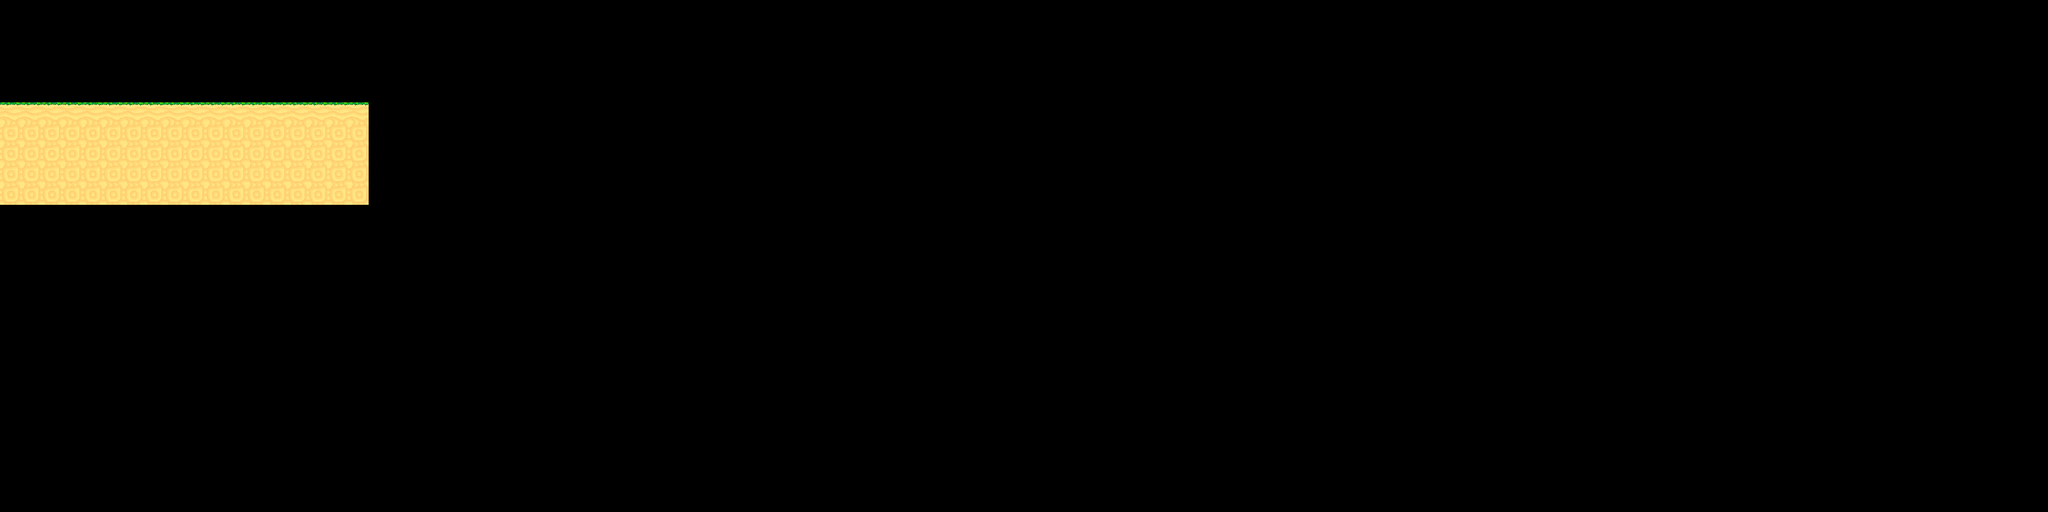

Tiled map render using the project's own tile images. Description and the whole map definition, tile-layer contents included, below:
An orthogonal 100x25 tile map with 32x32 px tiles, 1 tile layer (foreground).

<map version="1.0" tiledversion="1.0.2" orientation="orthogonal" renderorder="right-down" width="100" height="25" tilewidth="32" tileheight="32" nextobjectid="1">
 <tileset firstgid="1" source="../tilesets/basic.tsx" />
 <layer name="foreground" width="100" height="25">
  <data encoding="csv">
0,0,0,0,0,0,0,0,0,0,0,0,0,0,0,0,0,0,0,0,0,0,0,0,0,0,0,0,0,0,0,0,0,0,0,0,0,0,0,0,0,0,0,0,0,0,0,0,0,0,0,0,0,0,0,0,0,0,0,0,0,0,0,0,0,0,0,0,0,0,0,0,0,0,0,0,0,0,0,0,0,0,0,0,0,0,0,0,0,0,0,0,0,0,0,0,0,0,0,0,
0,0,0,0,0,0,0,0,0,0,0,0,0,0,0,0,0,0,0,0,0,0,0,0,0,0,0,0,0,0,0,0,0,0,0,0,0,0,0,0,0,0,0,0,0,0,0,0,0,0,0,0,0,0,0,0,0,0,0,0,0,0,0,0,0,0,0,0,0,0,0,0,0,0,0,0,0,0,0,0,0,0,0,0,0,0,0,0,0,0,0,0,0,0,0,0,0,0,0,0,
0,0,0,0,0,0,0,0,0,0,0,0,0,0,0,0,0,0,0,0,0,0,0,0,0,0,0,0,0,0,0,0,0,0,0,0,0,0,0,0,0,0,0,0,0,0,0,0,0,0,0,0,0,0,0,0,0,0,0,0,0,0,0,0,0,0,0,0,0,0,0,0,0,0,0,0,0,0,0,0,0,0,0,0,0,0,0,0,0,0,0,0,0,0,0,0,0,0,0,0,
0,0,0,0,0,0,0,0,0,0,0,0,0,0,0,0,0,0,0,0,0,0,0,0,0,0,0,0,0,0,0,0,0,0,0,0,0,0,0,0,0,0,0,0,0,0,0,0,0,0,0,0,0,0,0,0,0,0,0,0,0,0,0,0,0,0,0,0,0,0,0,0,0,0,0,0,0,0,0,0,0,0,0,0,0,0,0,0,0,0,0,0,0,0,0,0,0,0,0,0,
0,0,0,0,0,0,0,0,0,0,0,0,0,0,0,0,0,0,0,0,0,0,0,0,0,0,0,0,0,0,0,0,0,0,0,0,0,0,0,0,0,0,0,0,0,0,0,0,0,0,0,0,0,0,0,0,0,0,0,0,0,0,0,0,0,0,0,0,0,0,0,0,0,0,0,0,0,0,0,0,0,0,0,0,0,0,0,0,0,0,0,0,0,0,0,0,0,0,0,0,
120,120,120,120,120,120,120,120,120,120,120,120,120,120,120,120,120,120,0,0,0,0,0,0,0,0,0,0,0,0,0,0,0,0,0,0,0,0,0,0,0,0,0,0,0,0,0,0,0,0,0,0,0,0,0,0,0,0,0,0,0,0,0,0,0,0,0,0,0,0,0,0,0,0,0,0,0,0,0,0,0,0,0,0,0,0,0,0,0,0,0,0,0,0,0,0,0,0,0,0,
143,143,143,143,143,143,143,143,143,143,143,143,143,143,143,143,143,143,0,0,0,0,0,0,0,0,0,0,0,0,0,0,0,0,0,0,0,0,0,0,0,0,0,0,0,0,0,0,0,0,0,0,0,0,0,0,0,0,0,0,0,0,0,0,0,0,0,0,0,0,0,0,0,0,0,0,0,0,0,0,0,0,0,0,0,0,0,0,0,0,0,0,0,0,0,0,0,0,0,0,
143,143,143,143,143,143,143,143,143,143,143,143,143,143,143,143,143,143,0,0,0,0,0,0,0,0,0,0,0,0,0,0,0,0,0,0,0,0,0,0,0,0,0,0,0,0,0,0,0,0,0,0,0,0,0,0,0,0,0,0,0,0,0,0,0,0,0,0,0,0,0,0,0,0,0,0,0,0,0,0,0,0,0,0,0,0,0,0,0,0,0,0,0,0,0,0,0,0,0,0,
143,143,143,143,143,143,143,143,143,143,143,143,143,143,143,143,143,143,0,0,0,0,0,0,0,0,0,0,0,0,0,0,0,0,0,0,0,0,0,0,0,0,0,0,0,0,0,0,0,0,0,0,0,0,0,0,0,0,0,0,0,0,0,0,0,0,0,0,0,0,0,0,0,0,0,0,0,0,0,0,0,0,0,0,0,0,0,0,0,0,0,0,0,0,0,0,0,0,0,0,
143,143,143,143,143,143,143,143,143,143,143,143,143,143,143,143,143,143,0,0,0,0,0,0,0,0,0,0,0,0,0,0,0,0,0,0,0,0,0,0,0,0,0,0,0,0,0,0,0,0,0,0,0,0,0,0,0,0,0,0,0,0,0,0,0,0,0,0,0,0,0,0,0,0,0,0,0,0,0,0,0,0,0,0,0,0,0,0,0,0,0,0,0,0,0,0,0,0,0,0,
0,0,0,0,0,0,0,0,0,0,0,0,0,0,0,0,0,0,0,0,0,0,0,0,0,0,0,0,0,0,0,0,0,0,0,0,0,0,0,0,0,0,0,0,0,0,0,0,0,0,0,0,0,0,0,0,0,0,0,0,0,0,0,0,0,0,0,0,0,0,0,0,0,0,0,0,0,0,0,0,0,0,0,0,0,0,0,0,0,0,0,0,0,0,0,0,0,0,0,0,
0,0,0,0,0,0,0,0,0,0,0,0,0,0,0,0,0,0,0,0,0,0,0,0,0,0,0,0,0,0,0,0,0,0,0,0,0,0,0,0,0,0,0,0,0,0,0,0,0,0,0,0,0,0,0,0,0,0,0,0,0,0,0,0,0,0,0,0,0,0,0,0,0,0,0,0,0,0,0,0,0,0,0,0,0,0,0,0,0,0,0,0,0,0,0,0,0,0,0,0,
0,0,0,0,0,0,0,0,0,0,0,0,0,0,0,0,0,0,0,0,0,0,0,0,0,0,0,0,0,0,0,0,0,0,0,0,0,0,0,0,0,0,0,0,0,0,0,0,0,0,0,0,0,0,0,0,0,0,0,0,0,0,0,0,0,0,0,0,0,0,0,0,0,0,0,0,0,0,0,0,0,0,0,0,0,0,0,0,0,0,0,0,0,0,0,0,0,0,0,0,
0,0,0,0,0,0,0,0,0,0,0,0,0,0,0,0,0,0,0,0,0,0,0,0,0,0,0,0,0,0,0,0,0,0,0,0,0,0,0,0,0,0,0,0,0,0,0,0,0,0,0,0,0,0,0,0,0,0,0,0,0,0,0,0,0,0,0,0,0,0,0,0,0,0,0,0,0,0,0,0,0,0,0,0,0,0,0,0,0,0,0,0,0,0,0,0,0,0,0,0,
0,0,0,0,0,0,0,0,0,0,0,0,0,0,0,0,0,0,0,0,0,0,0,0,0,0,0,0,0,0,0,0,0,0,0,0,0,0,0,0,0,0,0,0,0,0,0,0,0,0,0,0,0,0,0,0,0,0,0,0,0,0,0,0,0,0,0,0,0,0,0,0,0,0,0,0,0,0,0,0,0,0,0,0,0,0,0,0,0,0,0,0,0,0,0,0,0,0,0,0,
0,0,0,0,0,0,0,0,0,0,0,0,0,0,0,0,0,0,0,0,0,0,0,0,0,0,0,0,0,0,0,0,0,0,0,0,0,0,0,0,0,0,0,0,0,0,0,0,0,0,0,0,0,0,0,0,0,0,0,0,0,0,0,0,0,0,0,0,0,0,0,0,0,0,0,0,0,0,0,0,0,0,0,0,0,0,0,0,0,0,0,0,0,0,0,0,0,0,0,0,
0,0,0,0,0,0,0,0,0,0,0,0,0,0,0,0,0,0,0,0,0,0,0,0,0,0,0,0,0,0,0,0,0,0,0,0,0,0,0,0,0,0,0,0,0,0,0,0,0,0,0,0,0,0,0,0,0,0,0,0,0,0,0,0,0,0,0,0,0,0,0,0,0,0,0,0,0,0,0,0,0,0,0,0,0,0,0,0,0,0,0,0,0,0,0,0,0,0,0,0,
0,0,0,0,0,0,0,0,0,0,0,0,0,0,0,0,0,0,0,0,0,0,0,0,0,0,0,0,0,0,0,0,0,0,0,0,0,0,0,0,0,0,0,0,0,0,0,0,0,0,0,0,0,0,0,0,0,0,0,0,0,0,0,0,0,0,0,0,0,0,0,0,0,0,0,0,0,0,0,0,0,0,0,0,0,0,0,0,0,0,0,0,0,0,0,0,0,0,0,0,
0,0,0,0,0,0,0,0,0,0,0,0,0,0,0,0,0,0,0,0,0,0,0,0,0,0,0,0,0,0,0,0,0,0,0,0,0,0,0,0,0,0,0,0,0,0,0,0,0,0,0,0,0,0,0,0,0,0,0,0,0,0,0,0,0,0,0,0,0,0,0,0,0,0,0,0,0,0,0,0,0,0,0,0,0,0,0,0,0,0,0,0,0,0,0,0,0,0,0,0,
0,0,0,0,0,0,0,0,0,0,0,0,0,0,0,0,0,0,0,0,0,0,0,0,0,0,0,0,0,0,0,0,0,0,0,0,0,0,0,0,0,0,0,0,0,0,0,0,0,0,0,0,0,0,0,0,0,0,0,0,0,0,0,0,0,0,0,0,0,0,0,0,0,0,0,0,0,0,0,0,0,0,0,0,0,0,0,0,0,0,0,0,0,0,0,0,0,0,0,0,
0,0,0,0,0,0,0,0,0,0,0,0,0,0,0,0,0,0,0,0,0,0,0,0,0,0,0,0,0,0,0,0,0,0,0,0,0,0,0,0,0,0,0,0,0,0,0,0,0,0,0,0,0,0,0,0,0,0,0,0,0,0,0,0,0,0,0,0,0,0,0,0,0,0,0,0,0,0,0,0,0,0,0,0,0,0,0,0,0,0,0,0,0,0,0,0,0,0,0,0,
0,0,0,0,0,0,0,0,0,0,0,0,0,0,0,0,0,0,0,0,0,0,0,0,0,0,0,0,0,0,0,0,0,0,0,0,0,0,0,0,0,0,0,0,0,0,0,0,0,0,0,0,0,0,0,0,0,0,0,0,0,0,0,0,0,0,0,0,0,0,0,0,0,0,0,0,0,0,0,0,0,0,0,0,0,0,0,0,0,0,0,0,0,0,0,0,0,0,0,0,
0,0,0,0,0,0,0,0,0,0,0,0,0,0,0,0,0,0,0,0,0,0,0,0,0,0,0,0,0,0,0,0,0,0,0,0,0,0,0,0,0,0,0,0,0,0,0,0,0,0,0,0,0,0,0,0,0,0,0,0,0,0,0,0,0,0,0,0,0,0,0,0,0,0,0,0,0,0,0,0,0,0,0,0,0,0,0,0,0,0,0,0,0,0,0,0,0,0,0,0,
0,0,0,0,0,0,0,0,0,0,0,0,0,0,0,0,0,0,0,0,0,0,0,0,0,0,0,0,0,0,0,0,0,0,0,0,0,0,0,0,0,0,0,0,0,0,0,0,0,0,0,0,0,0,0,0,0,0,0,0,0,0,0,0,0,0,0,0,0,0,0,0,0,0,0,0,0,0,0,0,0,0,0,0,0,0,0,0,0,0,0,0,0,0,0,0,0,0,0,0,
0,0,0,0,0,0,0,0,0,0,0,0,0,0,0,0,0,0,0,0,0,0,0,0,0,0,0,0,0,0,0,0,0,0,0,0,0,0,0,0,0,0,0,0,0,0,0,0,0,0,0,0,0,0,0,0,0,0,0,0,0,0,0,0,0,0,0,0,0,0,0,0,0,0,0,0,0,0,0,0,0,0,0,0,0,0,0,0,0,0,0,0,0,0,0,0,0,0,0,0
</data>
 </layer>
</map>
